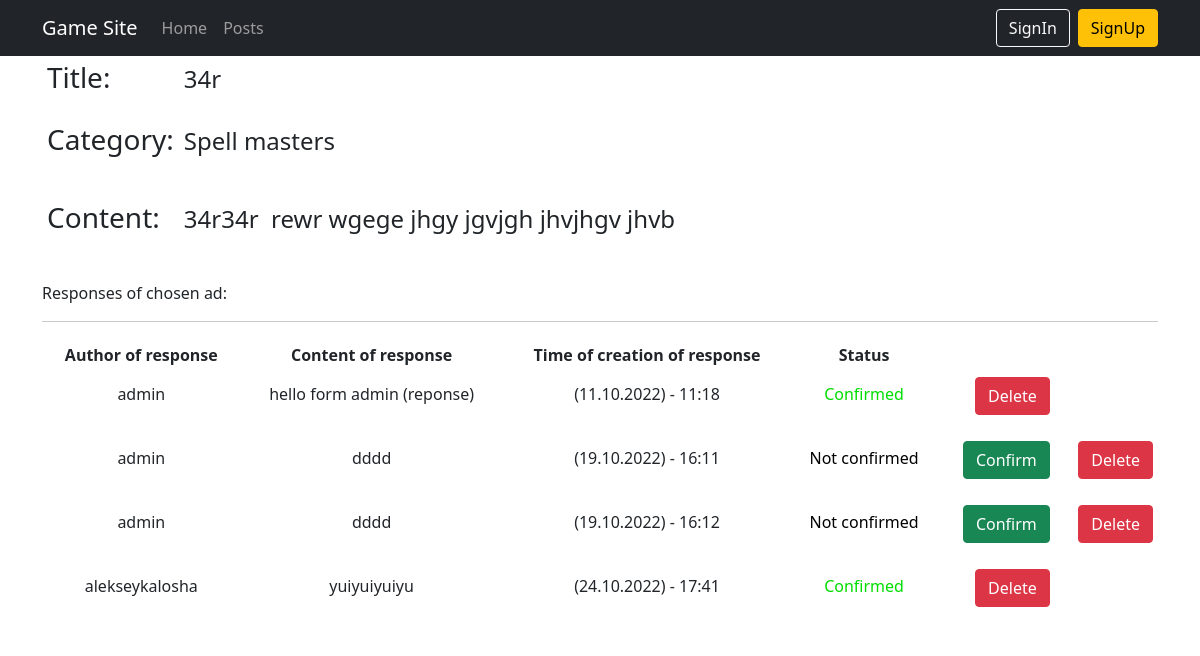
Page /profile/responses_for_post/8 on the earlier database version.
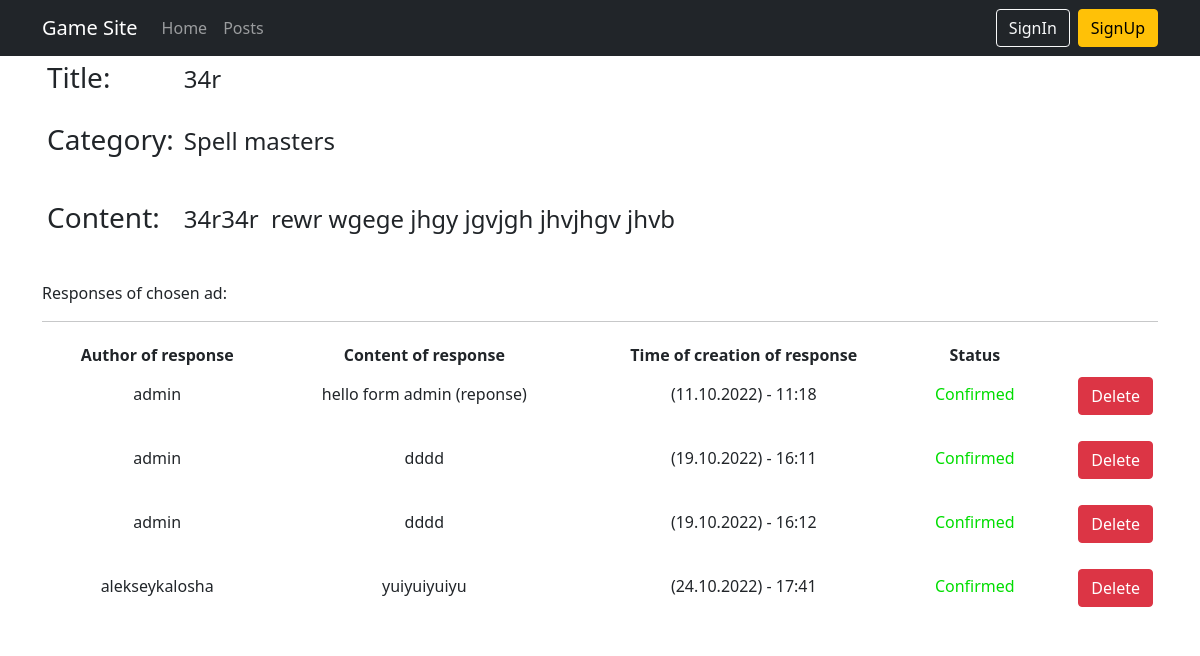
Same page on the later database version.
### ads/models.py (models this page shows, shortened)
class Response(models.Model):
    author = models.ForeignKey(User, on_delete=models.CASCADE, default=None, blank=True)
    text = models.TextField()
    time_of_creation = models.DateTimeField(auto_now_add=True)
    post = models.ForeignKey(
        Post,
        on_delete=models.CASCADE,
        default=None,
        blank=True,
        related_name='response'
    )
    confirmed = models.BooleanField(default=False)

### profile/views.py (the view)
# urls.py: path('responses_for_post/<int:pk>', ResponsesForPostView.as_view(), name='response_for_post'),
class ResponsesForPostView(DetailView):
    model = Post
    template_name = 'profile/responses_for_post.html'
    def get_context_data(self, **kwargs):
        context = super().get_context_data(**kwargs)
        id = self.kwargs.get('pk')
        obj = Post.objects.get(pk=id)
        responses = Response.objects.filter(post=obj)
        context['responses'] = responses
        return context

### templates/profile/responses_for_post.html (shortened to what this page needs)
{% extends 'index.html' %}
{% load crispy_forms_tags %}
{% block content %}
<table align="left" cellpadding="20">
    <tr>
        <td>
            <h3 align="left">Title: </h3>
        </td>
        <td width="100%">
            <p align="left">
                <font size="5"> {{ post.title }} </font>
            </p>
        </td>
    </tr>
    <tr>
        <td>
            <h3 align="left">Category: </h3>
        </td>
        <td>
            <p align="left">
                <font size="5"> {{ post.get_category_display }} </font>
            </p>
        </td>
    </tr>
    <tr>
        <td>
            <h3 align="left">Content: &nbsp</h3>
        </td>
        <td align="left">
            <p align="left">
                <font size="5"> {{ post.content|safe }} </font>
            </p>
        </td>
    </tr>
</table>
{% if responses %}
<p align="left">
    <font size="3">Responses of chosen ad:</font>
</p>
<hr>
<table align="center" width="100%">
    <thead>
    <th>
        <b> Author of response </b>
    </th>
    <th>
        <b> Content of response </b>
    </th>
    <th>
        <b> Time of creation of response </b>
    </th>
    <th>
        <b> Status </b>
    </th>
    </thead>
    {% for response in responses %}
    <tr>
        <td>
            {{ response.author }}
        </td>
        <td>
            {{ response.text }}
        </td>
        <td>
            {{ response.time_of_creation|date:'(d.m.Y) - H:i' }}
        </td>
        <td>
            {% if response.confirmed %}
            <font color="00dd00">Confirmed</font>
            {% else %}
            <font color="000000">Not confirmed</font>
            {% endif %}
        </td>
        {% if response.confirmed %}
        <td>
            <p align="right">
                <button type="button" class="btn btn-danger">
                    <a href="{% url 'response_delete' response.id %}" style="color:#ffffff">Delete</a>
                </button>
                <br>
            </p>
        </td>
        {% else %}
        <td>
            <p align="right">
                <button type="button" class="btn btn-success">
                    <a href="{{ post.id }}/confirm_response/?pk={{ response.id }}">
                        <font color="white">Confirm</font>
                    </a>
                </button>
            </p>
        </td>
        <td>
            <p align="right">
                <button type="button" class="btn btn-danger">
                    <a href="{% url 'response_delete' response.id %}" style="color:#ffffff">Delete</a>
                </button>
                <br>
            </p>
        </td>
        {% endif %}
    </tr>
    {% endfor %}
</table>
{% else %}
<h4 align="center">
    You have no responses for this ad.
</h4>
{% endif %}
{% endblock %}

Differences in the rows shown:
changed Response (number 2 of 4 on the later page): confirmed "Not confirmed Confirm" → "Confirmed"
changed Response (number 3 of 4 on the later page): confirmed "Not confirmed Confirm" → "Confirmed"
